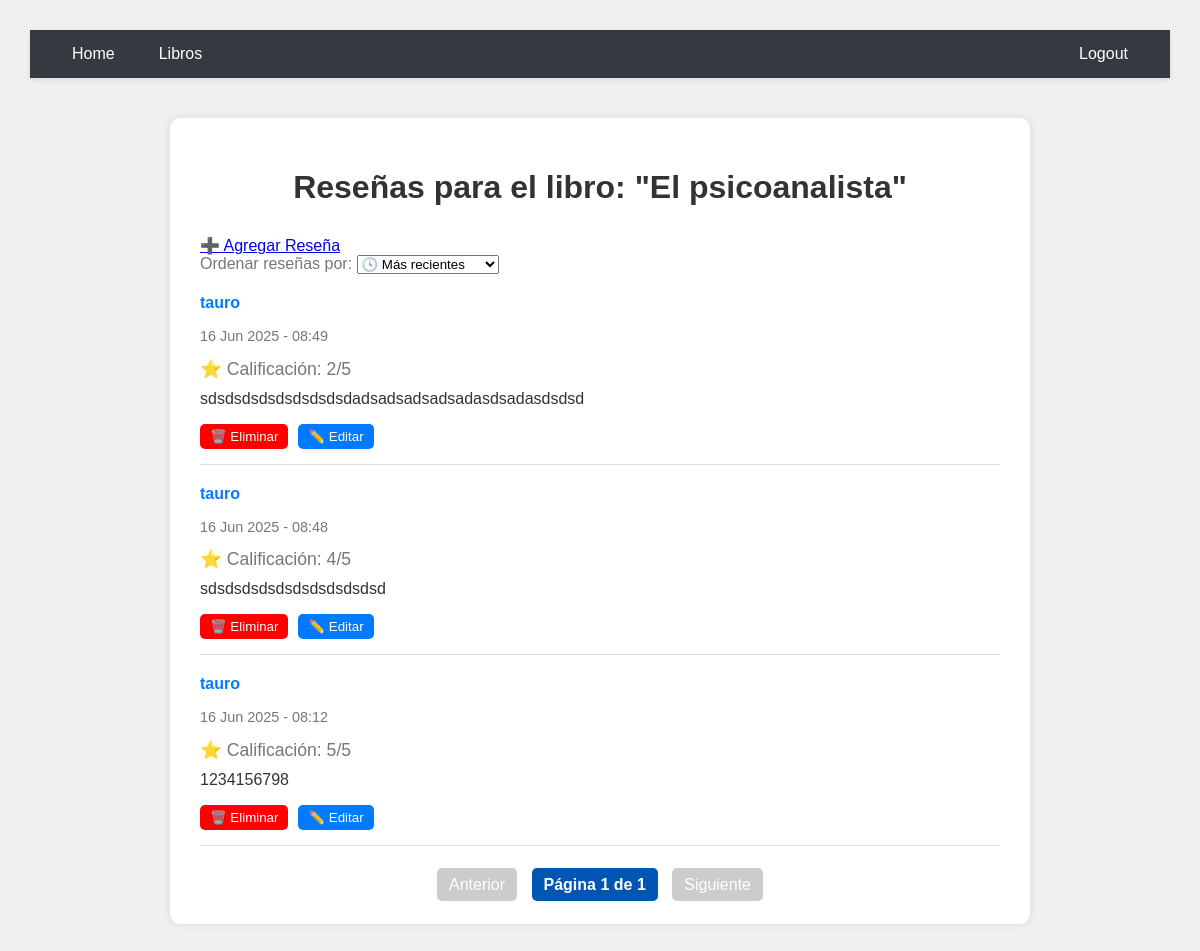
Page /libros/3/ (signed in) on the committed database.
### myapp/models.py (models this page shows, shortened)
class AlmacenLibros(models.Model):
    titulo = models.CharField(max_length=200)
    autor = models.CharField(max_length=200)
    genero = models.ForeignKey(Generolibros, on_delete=models.CASCADE)
    año = models.CharField(max_length=200)
    clasificacion = models.ForeignKey(ClasificacionLibros, on_delete=models.CASCADE)
    critica_de_internet = models.CharField(max_length=200)
    created = models.DateTimeField(auto_now_add=True)

class ReseñaLibro(models.Model):
    estado_lectura = models.ForeignKey(AlmacenLibros, on_delete=models.CASCADE)
    texto_reseña = models.TextField()
    fecha_reseña = models.DateTimeField(auto_now_add=True)
    calificacion = models.PositiveSmallIntegerField(
        choices=[(i, str(i)) for i in range(1, 6)],
        help_text="Calificación del 1 al 5"
    )
    created = models.DateTimeField(auto_now_add=True)
    user = models.ForeignKey(User, on_delete=models.CASCADE, default=1)

### myapp/views.py (the view)
# urls.py: path('libros/<int:reseñalibro_estado_lectura_id>/', views.resena_detallada, name='resena_detallada'),
@login_required
def resena_detallada(request, reseñalibro_estado_lectura_id):
    libro = get_object_or_404(AlmacenLibros, pk=reseñalibro_estado_lectura_id)
    filtro = request.GET.get('filtro', 'recientes')
    reseñas = ReseñaLibro.objects.filter(estado_lectura=libro)
    if filtro == 'recientes':
        reseñas = reseñas.order_by('-fecha_reseña')
    elif filtro == 'antiguos':
        reseñas = reseñas.order_by('fecha_reseña')
    elif filtro == 'mejor_calificados':
        reseñas = reseñas.order_by('-calificacion', '-fecha_reseña')
    elif filtro == 'mios' and request.user.is_authenticated:
        reseñas = reseñas.filter(user=request.user)
    paginator = Paginator(reseñas, 5)
    page_number = request.GET.get('page')
    resenas_page = paginator.get_page(page_number)
    return render(request, 'resena_detallada.html', {
        'resena': resenas_page,
        'libro': libro,
        'filtro': filtro,
    })

### myapp/templates/resena_detallada.html (shortened to what this page needs)
{% extends 'layouts/base.html' %}
{% block content %}
<!DOCTYPE html>
<html lang="es">
<head>
</head>
<body>
    <div class="contenedor">
        <h1>Reseñas para el libro: "{{ libro.titulo }}"</h1>
        <a href="{% url 'crear_resena' libro.id %}" class="boton-resena">➕ Agregar Reseña</a>
        <form method="get" style="margin-bottom: 20px;">
            <label for="filtro" class="etiqueta-negra">Ordenar reseñas por:</label>
            <select name="filtro" id="filtro" onchange="this.form.submit()">
                <option value="recientes" {% if filtro == 'recientes' %}selected{% endif %}>🕓 Más recientes</option>
            </select>
        </form>
        {% for resena in resena %}
            <div class="resena">
                <p class="usuario">{{ resena.user.username }}</p>
                <p class="fecha">{{ resena.fecha_reseña|date:"d M Y - H:i" }}</p>
                <p class="calificacion">⭐ Calificación: {{ resena.calificacion }}/5</p>
                <p class="texto">{{ resena.texto_reseña }}</p>
                {% if resena.user == request.user %}
                    <div style="display: flex; gap: 10px; margin-top: 10px;">
                        <form action="{% url 'eliminar_reseña' resena.id %}" method="post">
                            <button type="submit" style="background: red; color: white; border: none; padding: 5px 10px; border-radius: 5px;">
                                🗑️ Eliminar
                            </button>
                        </form>
                        <a href="{% url 'editar_reseña' resena.id %}">
                            <button style="background: #007bff; color: white; border: none; padding: 5px 10px; border-radius: 5px;">
                                ✏️ Editar
                            </button>
                        </a>
                    </div>
                {% endif %}
            </div>
        {% empty %}
            <p>No hay reseñas aún para este libro.</p>
        {% endfor %}
        <div class="paginacion">
            {% if resena.has_previous %}
                <a href="?page={{ resena.previous_page_number }}">Anterior</a>
            {% else %}
                <span class="disabled">Anterior</span>
            {% endif %}
            <span class="current">Página {{ resena.number }} de {{ resena.paginator.num_pages }}</span>
            {% if resena.has_next %}
                <a href="?page={{ resena.next_page_number }}">Siguiente</a>
            {% else %}
                <span class="disabled">Siguiente</span>
            {% endif %}
        </div>
    </div>
</body>
</html>
{% endblock %}

### myapp/static/stylo.css (style rules this page uses)
body { background: #e9d8d8; color: whitesmoke; }

### myapp/templates/layouts/base.html (style rules this page uses)
body { margin: 0; padding: 0; font-family: 'Roboto', sans-serif; background-color: #f4f4f4; }

### myapp/templates/resena_detallada.html (style rules this page uses)
body { font-family: Arial, sans-serif; background: #f0f0f0; padding: 30px; }
.contenedor { max-width: 800px; margin: auto; background: white; padding: 30px; border-radius: 10px; box-shadow: 0 0 10px rgba(0,0,0,0.1); }
h1 { color: #333; text-align: center; margin-bottom: 30px; }
.resena { border-bottom: 1px solid #ddd; padding-bottom: 15px; margin-bottom: 20px; }
.usuario { font-weight: bold; color: #007BFF; }
.fecha { font-size: 0.9em; color: #777; }
.etiqueta-negra { color: #777; }
.calificacion { font-size: 1.1em; margin: 5px 0; color: #777; }
.texto { margin-top: 10px; color: #333; }
.paginacion { text-align: center; margin-top: 30px; }
.paginacion a, .paginacion span { margin: 0 5px; padding: 8px 12px; background: #007BFF; color: white; text-decoration: none; border-radius: 5px; }
.paginacion .current { background: #0056b3; font-weight: bold; }
.paginacion .disabled { background: #ccc; pointer-events: none; }

### rows in the picture
AlmacenLibros: titulo "El psicoanalista"
ReseñaLibro: user.username "tauro", fecha_reseña "16 Jun 2025 - 08:49", calificacion "2", texto_reseña "sdsdsdsdsdsdsdsdsdadsadsadsadsadasdsadasdsdsd", shows "🗑️ Eliminar"
ReseñaLibro: user.username "tauro", fecha_reseña "16 Jun 2025 - 08:48", calificacion "4", texto_reseña "sdsdsdsdsdsdsdsdsdsdsd", shows "🗑️ Eliminar"
ReseñaLibro: user.username "tauro", fecha_reseña "16 Jun 2025 - 08:12", calificacion "5", texto_reseña "1234156798", shows "🗑️ Eliminar"

### other values in the picture
{{ resena.number }} "1"
{{ resena.paginator.num_pages }} "1"
